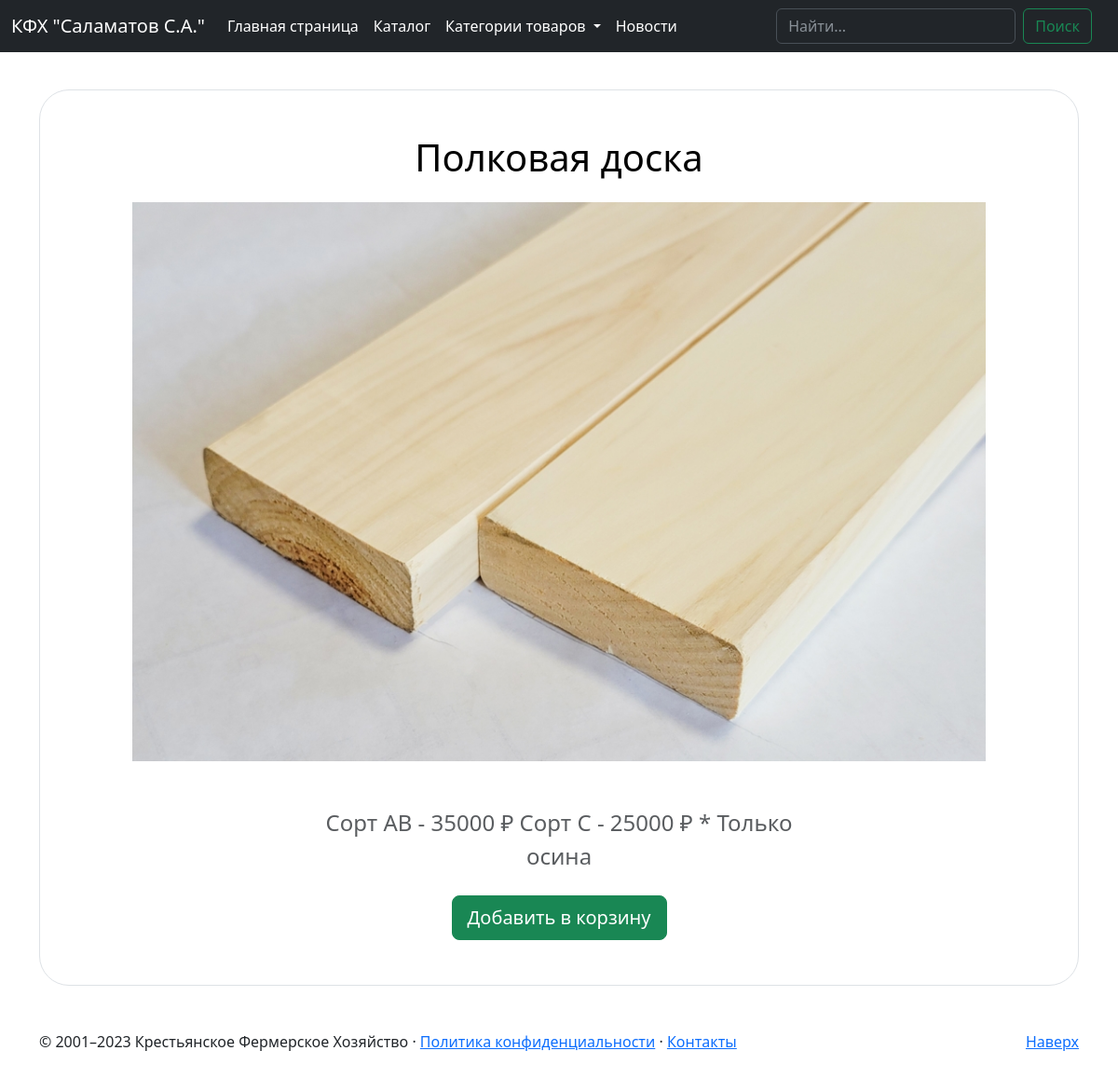
The app's page /catalog/good/24 with its own data.
### catalog/models.py (models this page shows, shortened)
class Good(models.Model):
    name = models.TextField()
    description = models.TextField()
    date_of_manufacture = models.DateTimeField(blank=True, null=True)
    price = models.DecimalField(decimal_places=2, blank=False, max_digits=10)
    amount = models.IntegerField(blank=True, null=True)
    photo = models.ImageField(upload_to="good-images/", blank=True)
    category = models.ForeignKey(Category, on_delete=models.CASCADE, null=True)

### catalog/views.py (the view)
# urls.py: path("catalog/good/<int:id>", GoodView.as_view(), name="catalog-good"),
class GoodView(TemplateView):
    template_name = "catalog/good.html"
    def get(self, request, id):
        good = Good.objects.get(id=id)
        category = Category.objects.all()
        categories = Category.objects.all()
        params = {
            'good': good,
            'category': category,
            'categories': categories
        }
        return render(request, self.template_name, params)

### catalog/models.py (called while the page is built)
    def get_category_url(self):
        return reverse("catalog-category", args=[self.id])

### templates/catalog/good.html (shortened to what this page needs)
{% extends "index.html" %}
{% block content %}
<div class="container my-5">
  <div class="position-relative p-5 text-center text-muted bg-body border border-dashed rounded-5">
    <h1 class="text-body-emphasis mb-4">{{good.name}}</h1>
    <img src="{{ good.photo.url }}" width="90%" height="600px">
    <p class="col-lg-6 mx-auto mb-4 mt-5 fs-4">
       {{good.description}}
    </p>
    <form action="{% url 'cart-add' %}" method="post">
        <button type="submit" class="btn btn-lg btn-success">Добавить в корзину</button>
    </form>
  </div>
</div>
{% endblock %}

### records on screen
Good: name "Полковая доска", photo (picture), description "Сорт AB - 35000 ₽ Сорт С - 25000 ₽ * Только осина"
